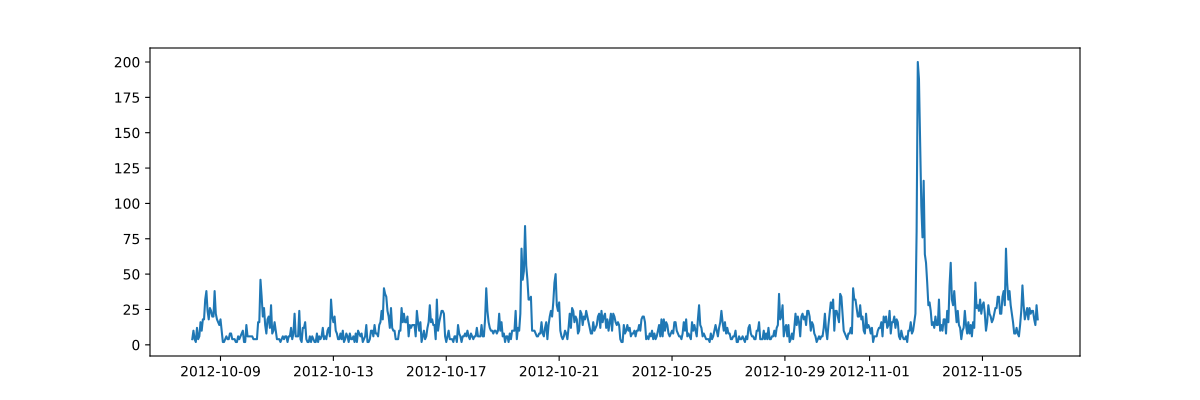

Reproduce this figure in Python.
import numpy as np
import matplotlib.pyplot as plt
import datetime as dt

x = np.genfromtxt('./lab5/Train.csv', delimiter=',', skip_header=1, usecols=2)
xd = np.genfromtxt('./lab5/Train.csv', delimiter=',', skip_header=1, usecols=1, dtype=str)
xd = [dt.datetime.strptime(z, '%d-%m-%Y %H:%M') for z in xd]

start = 1000
idx = next(i for i in range(start + 1, len(xd))
           if xd[i].weekday() == 0 and xd[i].hour == 0)
print(idx, xd[idx])   

L = 24 * 30           
x_luna = x[idx:idx + L]
t_luna = xd[idx:idx + L]

plt.figure(figsize=(12, 4))
plt.plot(t_luna, x_luna)
plt.savefig("./lab5/ex1g.pdf")
plt.show()
